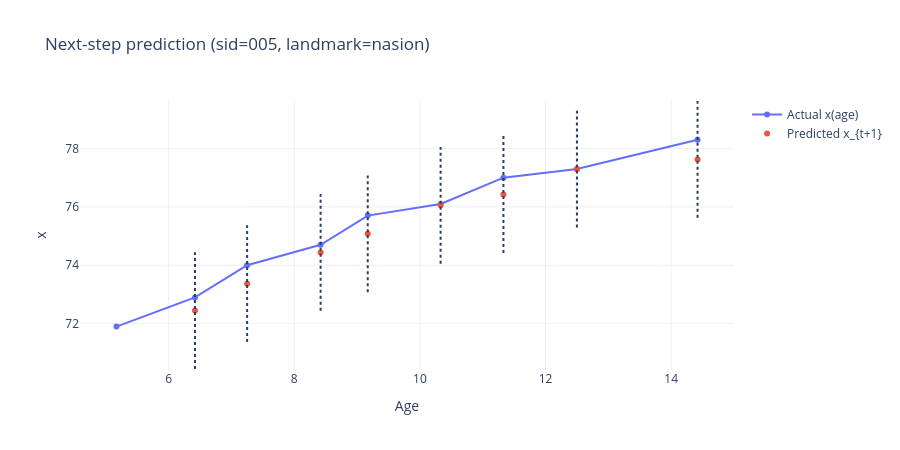
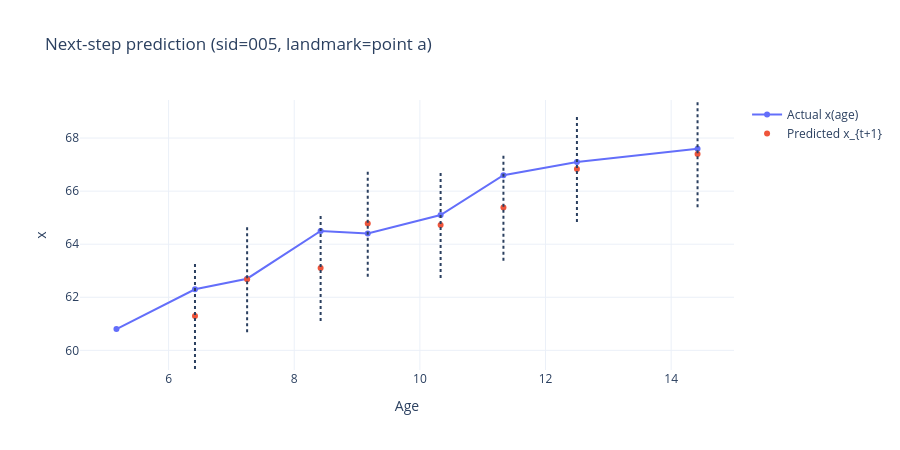
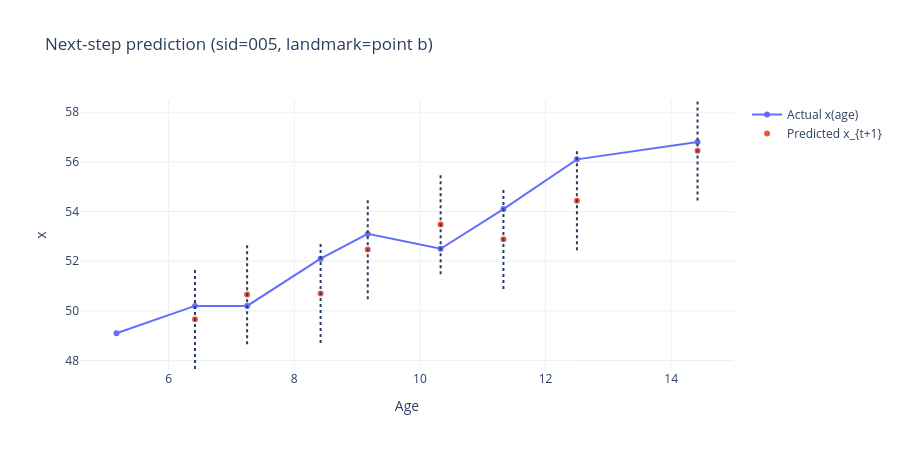

The notebook cell saved with these charts, in order:
### Code cell
landmarks = ['nasion', 'point a','point b','mid gonion','ans','articular','pogonion']
for l in landmarks:
    print(l)
    ans_female = female_df[female_df['landmark']==l]
    model, info, meta = fit_nextx_regressor(ans_female, use_dt=True, alpha=1.0, cv_splits=5)
    print(info) 
    fig = plot_subject_landmark_nextx(ans_female, model, sid="005", landmark=l, use_dt=True)
    fig.show()

### Figure 1 — Plotly figure (JSON) as saved in the notebook; plotly's stock layout.template omitted (floating-point values rounded to 4 significant figures)
{"data": [{"mode": "lines+markers", "name": "Actual x(age)", "type": "scatter", "x": [5.17, 6.42, 7.25, 8.42, 9.17, 10.33, 11.33, 12.5, 14.42], "y": [71.9, 72.9, 74.0, 74.7, 75.7, 76.1, 77.0, 77.3, 78.3]}, {"mode": "markers", "name": "Predicted x_{t+1}", "type": "scatter", "x": [6.42, 7.25, 8.42, 9.17, 10.33, 11.33, 12.5, 14.42], "y": [72.45, 73.37, 74.44, 75.08, 76.05, 76.42, 77.29, 77.62]}], "layout": {"height": 450, "shapes": [{"layer": "above", "line": {"dash": "dot", "width": 2}, "type": "line", "x0": 6.42, "x1": 6.42, "xref": "x", "y0": 70.45, "y1": 74.45, "yref": "y"}, {"layer": "above", "line": {"dash": "dot", "width": 2}, "type": "line", "x0": 7.25, "x1": 7.25, "xref": "x", "y0": 71.37, "y1": 75.37, "yref": "y"}, {"layer": "above", "line": {"dash": "dot", "width": 2}, "type": "line", "x0": 8.42, "x1": 8.42, "xref": "x", "y0": 72.44, "y1": 76.44, "yref": "y"}, {"layer": "above", "line": {"dash": "dot", "width": 2}, "type": "line", "x0": 9.17, "x1": 9.17, "xref": "x", "y0": 73.08, "y1": 77.08, "yref": "y"}, {"layer": "above", "line": {"dash": "dot", "width": 2}, "type": "line", "x0": 10.33, "x1": 10.33, "xref": "x", "y0": 74.05, "y1": 78.05, "yref": "y"}, {"layer": "above", "line": {"dash": "dot", "width": 2}, "type": "line", "x0": 11.33, "x1": 11.33, "xref": "x", "y0": 74.42, "y1": 78.42, "yref": "y"}, {"layer": "above", "line": {"dash": "dot", "width": 2}, "type": "line", "x0": 12.5, "x1": 12.5, "xref": "x", "y0": 75.29, "y1": 79.29, "yref": "y"}, {"layer": "above", "line": {"dash": "dot", "width": 2}, "type": "line", "x0": 14.42, "x1": 14.42, "xref": "x", "y0": 75.62, "y1": 79.62, "yref": "y"}], "title": {"text": "Next-step prediction (sid=005, landmark=nasion)"}, "xaxis": {"title": {"text": "Age"}}, "yaxis": {"title": {"text": "x"}}}}

### Figure 2 — Plotly figure (JSON) as saved in the notebook; plotly's stock layout.template omitted (floating-point values rounded to 4 significant figures)
{"data": [{"mode": "lines+markers", "name": "Actual x(age)", "type": "scatter", "x": [5.17, 6.42, 7.25, 8.42, 9.17, 10.33, 11.33, 12.5, 14.42], "y": [60.8, 62.3, 62.7, 64.5, 64.4, 65.1, 66.6, 67.1, 67.6]}, {"mode": "markers", "name": "Predicted x_{t+1}", "type": "scatter", "x": [6.42, 7.25, 8.42, 9.17, 10.33, 11.33, 12.5, 14.42], "y": [61.3, 62.68, 63.1, 64.78, 64.73, 65.38, 66.83, 67.4]}], "layout": {"height": 450, "shapes": [{"layer": "above", "line": {"dash": "dot", "width": 2}, "type": "line", "x0": 6.42, "x1": 6.42, "xref": "x", "y0": 59.3, "y1": 63.3, "yref": "y"}, {"layer": "above", "line": {"dash": "dot", "width": 2}, "type": "line", "x0": 7.25, "x1": 7.25, "xref": "x", "y0": 60.68, "y1": 64.68, "yref": "y"}, {"layer": "above", "line": {"dash": "dot", "width": 2}, "type": "line", "x0": 8.42, "x1": 8.42, "xref": "x", "y0": 61.1, "y1": 65.1, "yref": "y"}, {"layer": "above", "line": {"dash": "dot", "width": 2}, "type": "line", "x0": 9.17, "x1": 9.17, "xref": "x", "y0": 62.78, "y1": 66.78, "yref": "y"}, {"layer": "above", "line": {"dash": "dot", "width": 2}, "type": "line", "x0": 10.33, "x1": 10.33, "xref": "x", "y0": 62.73, "y1": 66.73, "yref": "y"}, {"layer": "above", "line": {"dash": "dot", "width": 2}, "type": "line", "x0": 11.33, "x1": 11.33, "xref": "x", "y0": 63.38, "y1": 67.38, "yref": "y"}, {"layer": "above", "line": {"dash": "dot", "width": 2}, "type": "line", "x0": 12.5, "x1": 12.5, "xref": "x", "y0": 64.83, "y1": 68.83, "yref": "y"}, {"layer": "above", "line": {"dash": "dot", "width": 2}, "type": "line", "x0": 14.42, "x1": 14.42, "xref": "x", "y0": 65.4, "y1": 69.4, "yref": "y"}], "title": {"text": "Next-step prediction (sid=005, landmark=point a)"}, "xaxis": {"title": {"text": "Age"}}, "yaxis": {"title": {"text": "x"}}}}

### Figure 3 — Plotly figure (JSON) as saved in the notebook; plotly's stock layout.template omitted (floating-point values rounded to 4 significant figures)
{"data": [{"mode": "lines+markers", "name": "Actual x(age)", "type": "scatter", "x": [5.17, 6.42, 7.25, 8.42, 9.17, 10.33, 11.33, 12.5, 14.42], "y": [49.1, 50.2, 50.2, 52.1, 53.1, 52.5, 54.1, 56.1, 56.8]}, {"mode": "markers", "name": "Predicted x_{t+1}", "type": "scatter", "x": [6.42, 7.25, 8.42, 9.17, 10.33, 11.33, 12.5, 14.42], "y": [49.66, 50.66, 50.7, 52.47, 53.48, 52.88, 54.44, 56.45]}], "layout": {"height": 450, "shapes": [{"layer": "above", "line": {"dash": "dot", "width": 2}, "type": "line", "x0": 6.42, "x1": 6.42, "xref": "x", "y0": 47.66, "y1": 51.66, "yref": "y"}, {"layer": "above", "line": {"dash": "dot", "width": 2}, "type": "line", "x0": 7.25, "x1": 7.25, "xref": "x", "y0": 48.66, "y1": 52.66, "yref": "y"}, {"layer": "above", "line": {"dash": "dot", "width": 2}, "type": "line", "x0": 8.42, "x1": 8.42, "xref": "x", "y0": 48.7, "y1": 52.7, "yref": "y"}, {"layer": "above", "line": {"dash": "dot", "width": 2}, "type": "line", "x0": 9.17, "x1": 9.17, "xref": "x", "y0": 50.47, "y1": 54.47, "yref": "y"}, {"layer": "above", "line": {"dash": "dot", "width": 2}, "type": "line", "x0": 10.33, "x1": 10.33, "xref": "x", "y0": 51.48, "y1": 55.48, "yref": "y"}, {"layer": "above", "line": {"dash": "dot", "width": 2}, "type": "line", "x0": 11.33, "x1": 11.33, "xref": "x", "y0": 50.88, "y1": 54.88, "yref": "y"}, {"layer": "above", "line": {"dash": "dot", "width": 2}, "type": "line", "x0": 12.5, "x1": 12.5, "xref": "x", "y0": 52.44, "y1": 56.44, "yref": "y"}, {"layer": "above", "line": {"dash": "dot", "width": 2}, "type": "line", "x0": 14.42, "x1": 14.42, "xref": "x", "y0": 54.45, "y1": 58.45, "yref": "y"}], "title": {"text": "Next-step prediction (sid=005, landmark=point b)"}, "xaxis": {"title": {"text": "Age"}}, "yaxis": {"title": {"text": "x"}}}}
